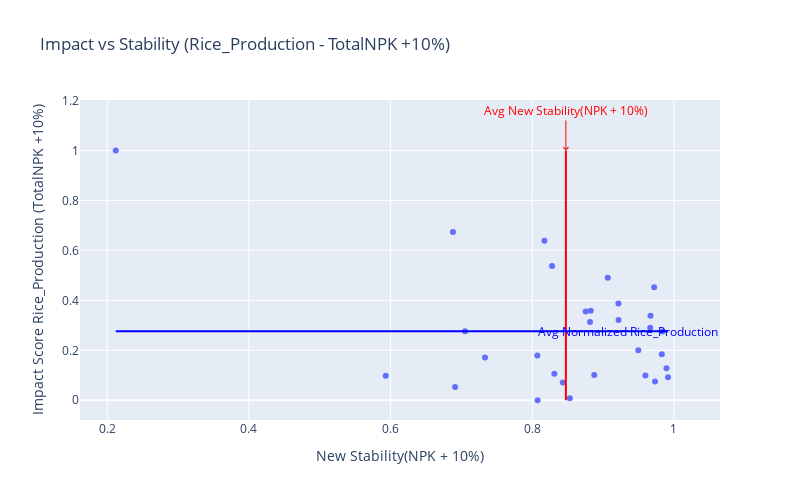
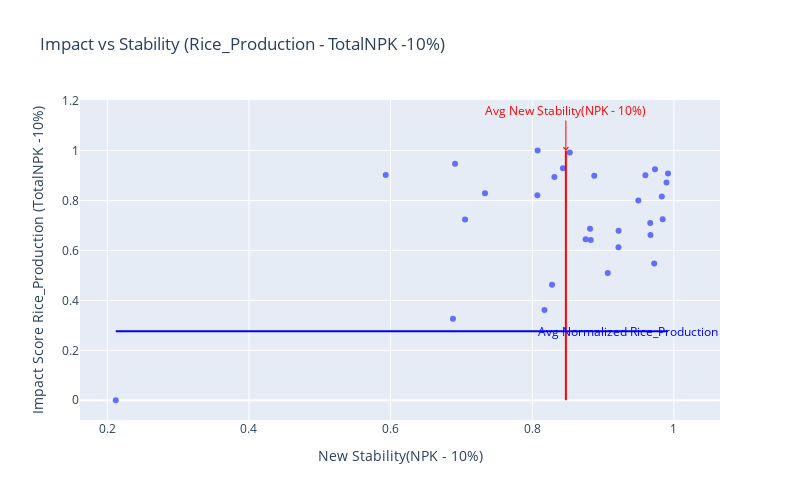

Notebook source saved alongside these figures, in order:
### Code cell
change_percentage = 10
dim = 1

# Call the function and get the handles for the two plots
new_data = calc_and_vis_impact_stability_1D(G, existing_data.copy(), adjacency_file, base_Column, CapabilityVector, change_percentage, dim)

# Display the resulting DataFrame
new_data.head()

### Figure 1 — Plotly figure (JSON) as saved in the notebook; plotly's stock layout.template omitted (floating-point values rounded to 4 significant figures)
{"data": [{"hoverinfo": "text+name", "hoverlabel": {"bgcolor": "grey", "font": {"color": "white"}}, "hovertemplate": "New Stability(NPK + 10%)=%{x}<br>Impact Score Rice_Production (TotalNPK +10%)=%{y}<extra></extra>", "hovertext": ["District: BENGALURU<br>Impact (Rice_Production): 0.09872069211476955 <br>Stability (TotalNPK +10%): 0.9597167575527484", "District: BENGALURU(R)<br>Impact (Rice_Production): 0.07541819102183583 <br>Stability (TotalNPK +10%): 0.9733301120544856", "District: RAMANAGARA<br>Impact (Rice_Production): 0.007616023561353866 <br>Stability (TotalNPK +10%): 0.853065967188974", "District: CHITRADURGA<br>Impact (Rice_Production): 0.17104990681300486 <br>Stability (TotalNPK +10%): 0.7333126251121695", "District: DAVANAGERE<br>Impact (Rice_Production): 0.5378155127585645 <br>Stability (TotalNPK +10%): 0.8279676031384461", "District: KOLAR<br>Impact (Rice_Production): 0.09227813441936453 <br>Stability (TotalNPK +10%): 0.9916476841305998", "District: CHIKKABALLAPURA<br>Impact (Rice_Production): 0.12775246772968862 <br>Stability (TotalNPK +10%): 0.9895039997545693", "District: SHIVAMOGGA<br>Impact (Rice_Production): 0.2902659855962816 <br>Stability (TotalNPK +10%): 0.9665527714502657", "District: TUMAKURU<br>Impact (Rice_Production): 0.1840730770115737 <br>Stability (TotalNPK +10%): 0.9829173610494795", "District: CHIKKAMAGALURU<br>Impact (Rice_Production): 0.3550021858677897 <br>Stability (TotalNPK +10%): 0.8754310103968418", "District: DAKSHINA KANNADA<br>Impact (Rice_Production): 0.07155840868824939 <br>Stability (TotalNPK +10%): 0.8431970617335083", "District: UDUPI<br>Impact (Rice_Production): 0.0 <br>Stability (TotalNPK +10%): 0.8076091208209659", "District: HASSAN<br>Impact (Rice_Production): 0.3582694829847454 <br>Stability (TotalNPK +10%): 0.8825882208570135", "District: KODAGU<br>Impact (Rice_Production): 0.20017371896642971 <br>Stability (TotalNPK +10%): 0.949778728822009", "District: MANDYA<br>Impact (Rice_Production): 0.3129817537562411 <br>Stability (TotalNPK +10%): 0.8815926922988426", "District: MYSURU<br>Impact (Rice_Production): 0.3213570787602683 <br>Stability (TotalNPK +10%): 0.9218883021559559", "District: CHAMARAJANAGAR<br>Impact (Rice_Production): 0.10155656795747928 <br>Stability (TotalNPK +10%): 0.8875716159315248", "District: BELAGAVI<br>Impact (Rice_Production): 0.9999999999999999 <br>Stability (TotalNPK +10%): 0.21200271507788593", "District: VIJAYAPURA<br>Impact (Rice_Production): 0.27656979820988997 <br>Stability (TotalNPK +10%): 0.7051528956995927", "District: BAGALKOT<br>Impact (Rice_Production): 0.4524976415637015 <br>Stability (TotalNPK +10%): 0.9721278847702539", "District: DHARAWAD<br>Impact (Rice_Production): 0.17966107544695273 <br>Stability (TotalNPK +10%): 0.8072050228940889", "District: GADAG<br>Impact (Rice_Production): 0.09854812360507129 <br>Stability (TotalNPK +10%): 0.5931342659702569", "District: HAVERI<br>Impact (Rice_Production): 0.3385391500425675 <br>Stability (TotalNPK +10%): 0.9669751808134496", "District: UTTARA KANNADA<br>Impact (Rice_Production): 0.052736936563815846 <br>Stability (TotalNPK +10%): 0.6910436943466556", "District: BALLARI<br>Impact (Rice_Production): 0.6740583511654139 <br>Stability (TotalNPK +10%): 0.6880555747298343", "District: BIDAR<br>Impact (Rice_Production): 0.10647477048388213 <br>Stability (TotalNPK +10%): 0.8312222452313569", "District: KALABURAGI<br>Impact (Rice_Production): 0.2752525252525254 <br>Stability (TotalNPK +10%): 0.9841275319635229", "District: YADGIRI<br>Impact (Rice_Production): 0.49033041117323606 <br>Stability (TotalNPK +10%): 0.9066116748349095", "District: RAICHUR<br>Impact (Rice_Production): 0.639003934562021 <br>Stability (TotalNPK +10%): 0.8172326913784773", "District: KOPPAL<br>Impact (Rice_Production): 0.38772692759025357 <br>Stability (TotalNPK +10%): 0.9216999148662018"], "legendgroup": "", "marker": {"color": "#636efa", "symbol": "circle"}, "mode": "markers", "name": "", "orientation": "v", "showlegend": false, "type": "scatter", "x": [0.9597, 0.9733, 0.8531, 0.7333, 0.828, 0.9916, 0.9895, 0.9666, 0.9829, 0.8754, 0.8432, 0.8076, 0.8826, 0.9498, 0.8816, 0.9219, 0.8876, 0.212, 0.7052, 0.9721, 0.8072, 0.5931, 0.967, 0.691, 0.6881, 0.8312, 0.9841, 0.9066, 0.8172, 0.9217], "xaxis": "x", "y": [0.09872, 0.07542, 0.007616, 0.171, 0.5378, 0.09228, 0.1278, 0.2903, 0.1841, 0.355, 0.07156, 0, 0.3583, 0.2002, 0.313, 0.3214, 0.1016, 1.0, 0.2766, 0.4525, 0.1797, 0.09855, 0.3385, 0.05274, 0.6741, 0.1065, 0.2753, 0.4903, 0.639, 0.3877], "yaxis": "y"}], "layout": {"annotations": [{"arrowcolor": "red", "arrowhead": 4, "ax": 0, "ay": -40, "font": {"color": "red"}, "showarrow": true, "text": "Avg New Stability(NPK + 10%)", "x": 0.8475, "y": 1.0}, {"arrowcolor": "blue", "arrowhead": 4, "ax": -40, "ay": 0, "font": {"color": "blue"}, "showarrow": true, "text": "Avg Normalized Rice_Production", "x": 0.9916, "y": 0.2759}], "height": 500, "legend": {"tracegroupgap": 0}, "shapes": [{"line": {"color": "red", "width": 2}, "type": "line", "x0": 0.8475, "x1": 0.8475, "y0": 0, "y1": 1.0}, {"line": {"color": "blue", "width": 2}, "type": "line", "x0": 0.212, "x1": 0.9916, "y0": 0.2759, "y1": 0.2759}], "title": {"text": "Impact vs Stability (Rice_Production - TotalNPK +10%)"}, "width": 800, "xaxis": {"anchor": "y", "domain": [0, 1], "title": {"text": "New Stability(NPK + 10%)"}}, "yaxis": {"anchor": "x", "domain": [0, 1], "title": {"text": "Impact Score Rice_Production (TotalNPK +10%)"}}}}

### Figure 2 — Plotly figure (JSON) as saved in the notebook; plotly's stock layout.template omitted (floating-point values rounded to 4 significant figures)
{"data": [{"hoverinfo": "text+name", "hovertemplate": "New Stability(NPK - 10%)=%{x}<br>Impact Score Rice_Production (TotalNPK -10%)=%{y}<extra></extra>", "hovertext": ["District: BENGALURU<br>Impact (Rice_Production): 0.9012793078852301 <br>Stability (TotalNPK -10%): 0.9597167575527484", "District: BENGALURU(R)<br>Impact (Rice_Production): 0.9245818089781647 <br>Stability (TotalNPK -10%): 0.9733301120544857", "District: RAMANAGARA<br>Impact (Rice_Production): 0.9923839764386462 <br>Stability (TotalNPK -10%): 0.853065967188974", "District: CHITRADURGA<br>Impact (Rice_Production): 0.8289500931869955 <br>Stability (TotalNPK -10%): 0.7333126251121695", "District: DAVANAGERE<br>Impact (Rice_Production): 0.46218448724143424 <br>Stability (TotalNPK -10%): 0.827967603138446", "District: KOLAR<br>Impact (Rice_Production): 0.9077218655806356 <br>Stability (TotalNPK -10%): 0.9916476841305999", "District: CHIKKABALLAPURA<br>Impact (Rice_Production): 0.872247532270311 <br>Stability (TotalNPK -10%): 0.9895039997545693", "District: SHIVAMOGGA<br>Impact (Rice_Production): 0.7097340144037179 <br>Stability (TotalNPK -10%): 0.9665527714502657", "District: TUMAKURU<br>Impact (Rice_Production): 0.8159269229884266 <br>Stability (TotalNPK -10%): 0.9829173610494795", "District: CHIKKAMAGALURU<br>Impact (Rice_Production): 0.64499781413221 <br>Stability (TotalNPK -10%): 0.8754310103968419", "District: DAKSHINA KANNADA<br>Impact (Rice_Production): 0.9284415913117507 <br>Stability (TotalNPK -10%): 0.8431970617335083", "District: UDUPI<br>Impact (Rice_Production): 1.0 <br>Stability (TotalNPK -10%): 0.8076091208209659", "District: HASSAN<br>Impact (Rice_Production): 0.641730517015255 <br>Stability (TotalNPK -10%): 0.8825882208570136", "District: KODAGU<br>Impact (Rice_Production): 0.7998262810335702 <br>Stability (TotalNPK -10%): 0.949778728822009", "District: MANDYA<br>Impact (Rice_Production): 0.6870182462437586 <br>Stability (TotalNPK -10%): 0.8815926922988426", "District: MYSURU<br>Impact (Rice_Production): 0.6786429212397321 <br>Stability (TotalNPK -10%): 0.921888302155956", "District: CHAMARAJANAGAR<br>Impact (Rice_Production): 0.8984434320425208 <br>Stability (TotalNPK -10%): 0.8875716159315248", "District: BELAGAVI<br>Impact (Rice_Production): 0.0 <br>Stability (TotalNPK -10%): 0.21200271507788593", "District: VIJAYAPURA<br>Impact (Rice_Production): 0.7234302017901109 <br>Stability (TotalNPK -10%): 0.7051528956995927", "District: BAGALKOT<br>Impact (Rice_Production): 0.5475023584362988 <br>Stability (TotalNPK -10%): 0.9721278847702538", "District: DHARAWAD<br>Impact (Rice_Production): 0.8203389245530476 <br>Stability (TotalNPK -10%): 0.807205022894089", "District: GADAG<br>Impact (Rice_Production): 0.9014518763949289 <br>Stability (TotalNPK -10%): 0.593134265970257", "District: HAVERI<br>Impact (Rice_Production): 0.6614608499574329 <br>Stability (TotalNPK -10%): 0.9669751808134497", "District: UTTARA KANNADA<br>Impact (Rice_Production): 0.9472630634361842 <br>Stability (TotalNPK -10%): 0.6910436943466556", "District: BALLARI<br>Impact (Rice_Production): 0.32594164883458676 <br>Stability (TotalNPK -10%): 0.6880555747298345", "District: BIDAR<br>Impact (Rice_Production): 0.8935252295161179 <br>Stability (TotalNPK -10%): 0.8312222452313569", "District: KALABURAGI<br>Impact (Rice_Production): 0.7247474747474745 <br>Stability (TotalNPK -10%): 0.9841275319635228", "District: YADGIRI<br>Impact (Rice_Production): 0.5096695888267642 <br>Stability (TotalNPK -10%): 0.9066116748349095", "District: RAICHUR<br>Impact (Rice_Production): 0.36099606543797835 <br>Stability (TotalNPK -10%): 0.8172326913784773", "District: KOPPAL<br>Impact (Rice_Production): 0.612273072409746 <br>Stability (TotalNPK -10%): 0.921699914866202"], "legendgroup": "", "marker": {"color": "#636efa", "symbol": "circle"}, "mode": "markers", "name": "", "orientation": "v", "showlegend": false, "type": "scatter", "x": [0.9597, 0.9733, 0.8531, 0.7333, 0.828, 0.9916, 0.9895, 0.9666, 0.9829, 0.8754, 0.8432, 0.8076, 0.8826, 0.9498, 0.8816, 0.9219, 0.8876, 0.212, 0.7052, 0.9721, 0.8072, 0.5931, 0.967, 0.691, 0.6881, 0.8312, 0.9841, 0.9066, 0.8172, 0.9217], "xaxis": "x", "y": [0.9013, 0.9246, 0.9924, 0.829, 0.4622, 0.9077, 0.8722, 0.7097, 0.8159, 0.645, 0.9284, 1, 0.6417, 0.7998, 0.687, 0.6786, 0.8984, 0, 0.7234, 0.5475, 0.8203, 0.9015, 0.6615, 0.9473, 0.3259, 0.8935, 0.7247, 0.5097, 0.361, 0.6123], "yaxis": "y"}], "layout": {"annotations": [{"arrowcolor": "red", "arrowhead": 4, "ax": 0, "ay": -40, "font": {"color": "red"}, "showarrow": true, "text": "Avg New Stability(NPK - 10%)", "x": 0.8475, "y": 1}, {"arrowcolor": "blue", "arrowhead": 4, "ax": -40, "ay": 0, "font": {"color": "blue"}, "showarrow": true, "text": "Avg Normalized Rice_Production", "x": 0.9916, "y": 0.2759}], "height": 500, "legend": {"tracegroupgap": 0}, "shapes": [{"line": {"color": "red", "width": 2}, "type": "line", "x0": 0.8475, "x1": 0.8475, "y0": 0, "y1": 1}, {"line": {"color": "blue", "width": 2}, "type": "line", "x0": 0.212, "x1": 0.9916, "y0": 0.2759, "y1": 0.2759}], "title": {"text": "Impact vs Stability (Rice_Production - TotalNPK -10%)"}, "width": 800, "xaxis": {"anchor": "y", "domain": [0, 1], "title": {"text": "New Stability(NPK - 10%)"}}, "yaxis": {"anchor": "x", "domain": [0, 1], "title": {"text": "Impact Score Rice_Production (TotalNPK -10%)"}}}}
